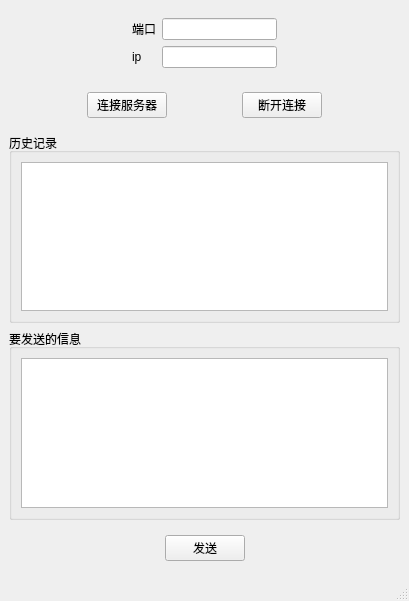
<?xml version="1.0" encoding="UTF-8"?>
<ui version="4.0">
 <class>MainWindow</class>
 <widget class="QMainWindow" name="MainWindow">
  <property name="geometry">
   <rect>
    <x>0</x>
    <y>0</y>
    <width>409</width>
    <height>601</height>
   </rect>
  </property>
  <property name="windowTitle">
   <string>MainWindow</string>
  </property>
  <widget class="QWidget" name="centralwidget">
   <layout class="QVBoxLayout" name="verticalLayout">
    <item>
     <widget class="QWidget" name="widget_7" native="true">
      <layout class="QGridLayout" name="gridLayout_4">
       <item row="0" column="3">
        <spacer name="horizontalSpacer_6">
         <property name="orientation">
          <enum>Qt::Horizontal</enum>
         </property>
         <property name="sizeHint" stdset="0">
          <size>
           <width>40</width>
           <height>20</height>
          </size>
         </property>
        </spacer>
       </item>
       <item row="1" column="1">
        <widget class="QLabel" name="label_2">
         <property name="text">
          <string>ip</string>
         </property>
        </widget>
       </item>
       <item row="1" column="2">
        <widget class="QLineEdit" name="ip"/>
       </item>
       <item row="0" column="1">
        <widget class="QLabel" name="label">
         <property name="text">
          <string>端口</string>
         </property>
        </widget>
       </item>
       <item row="0" column="2">
        <widget class="QLineEdit" name="port"/>
       </item>
       <item row="0" column="0">
        <spacer name="horizontalSpacer_7">
         <property name="orientation">
          <enum>Qt::Horizontal</enum>
         </property>
         <property name="sizeHint" stdset="0">
          <size>
           <width>40</width>
           <height>20</height>
          </size>
         </property>
        </spacer>
       </item>
      </layout>
     </widget>
    </item>
    <item>
     <widget class="QWidget" name="widget_4" native="true">
      <layout class="QGridLayout" name="gridLayout_3">
       <item row="0" column="4">
        <spacer name="horizontalSpacer_4">
         <property name="orientation">
          <enum>Qt::Horizontal</enum>
         </property>
         <property name="sizeHint" stdset="0">
          <size>
           <width>40</width>
           <height>20</height>
          </size>
         </property>
        </spacer>
       </item>
       <item row="0" column="1">
        <widget class="QPushButton" name="connectBtn">
         <property name="text">
          <string>连接服务器</string>
         </property>
        </widget>
       </item>
       <item row="0" column="0">
        <spacer name="horizontalSpacer_3">
         <property name="orientation">
          <enum>Qt::Horizontal</enum>
         </property>
         <property name="sizeHint" stdset="0">
          <size>
           <width>40</width>
           <height>20</height>
          </size>
         </property>
        </spacer>
       </item>
       <item row="0" column="3">
        <widget class="QPushButton" name="disConnectBtn">
         <property name="text">
          <string>断开连接</string>
         </property>
        </widget>
       </item>
       <item row="0" column="2">
        <spacer name="horizontalSpacer_5">
         <property name="orientation">
          <enum>Qt::Horizontal</enum>
         </property>
         <property name="sizeHint" stdset="0">
          <size>
           <width>40</width>
           <height>20</height>
          </size>
         </property>
        </spacer>
       </item>
      </layout>
     </widget>
    </item>
    <item>
     <widget class="QGroupBox" name="groupBox">
      <property name="title">
       <string>历史记录</string>
      </property>
      <layout class="QGridLayout" name="gridLayout">
       <item row="0" column="0">
        <widget class="QTextEdit" name="historyText"/>
       </item>
      </layout>
     </widget>
    </item>
    <item>
     <widget class="QGroupBox" name="groupBox_2">
      <property name="title">
       <string>要发送的信息</string>
      </property>
      <layout class="QGridLayout" name="gridLayout_2">
       <item row="0" column="0">
        <widget class="QTextEdit" name="sendText"/>
       </item>
      </layout>
     </widget>
    </item>
    <item>
     <widget class="QWidget" name="widget_2" native="true">
      <layout class="QHBoxLayout" name="horizontalLayout">
       <item>
        <spacer name="horizontalSpacer">
         <property name="orientation">
          <enum>Qt::Horizontal</enum>
         </property>
         <property name="sizeHint" stdset="0">
          <size>
           <width>144</width>
           <height>20</height>
          </size>
         </property>
        </spacer>
       </item>
       <item>
        <widget class="QPushButton" name="sendBtn">
         <property name="text">
          <string>发送</string>
         </property>
        </widget>
       </item>
       <item>
        <spacer name="horizontalSpacer_2">
         <property name="orientation">
          <enum>Qt::Horizontal</enum>
         </property>
         <property name="sizeHint" stdset="0">
          <size>
           <width>143</width>
           <height>20</height>
          </size>
         </property>
        </spacer>
       </item>
      </layout>
     </widget>
    </item>
   </layout>
  </widget>
  <widget class="QMenuBar" name="menubar">
   <property name="geometry">
    <rect>
     <x>0</x>
     <y>0</y>
     <width>409</width>
     <height>24</height>
    </rect>
   </property>
  </widget>
  <widget class="QStatusBar" name="statusbar"/>
 </widget>
 <resources/>
 <connections/>
</ui>
